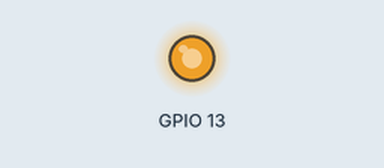
Recording of a program running on a simulated Raspberry Pi (BCM pin numbers). Parts: output pins drawn as LEDs (lit = HIGH). Values from a settings file that is not in the repository are placeholders; threads take turns every 2 ms; what the program prints to the terminal is not drawn.

Above: at 0.05 s.
At 1.0 s:
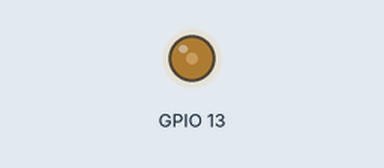
At 1.4 s:
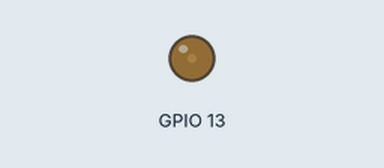
At 2.0 s:
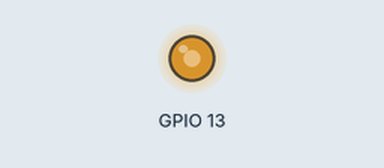
Timing chart, 0 to 5.8 s (numbered marks = the images above):
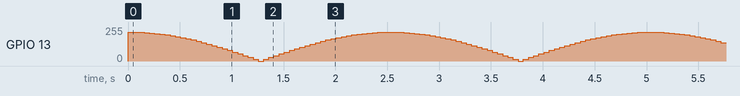

The program:

LEDBreather.py
```python
"""
LED_strip_controller.py
Drives a 12V LED strip with a smooth breathing effect as a reusable class,
reading parameters from config.json via config_manager.settings.

This version uses pigpio hardware PWM, so it stays smooth even under CPU load.

Notes:
- 'pin' is a BCM GPIO number (NOT the header pin number).
- Use a hardware-PWM-capable pin, e.g. GPIO13 (header pin 33) or GPIO18.
"""

import time
import math
import threading
import pigpio

from ..config.config_manager import settings


class LEDBreather:
    """
    Controls a 12 V LED strip with a smooth breathing effect.

    Usage:
        breather = LEDBreather()
        breather.start()
        # do other work...
        breather.stop()
    """

    def __init__(self,
                 pin=None,
                 pwm_freq=None,
                 breathe_period=None,
                 steps=None,
                 max_duty=None):
        # Load settings with fallbacks
        # IMPORTANT: LED_strip_pin must be a BCM GPIO number that supports HW PWM
        # (e.g. 13 or 18). The default here is 13.
        self.pin = pin if pin is not None else settings.get("LED_strip_pin", 13)

        self.pwm_freq = pwm_freq if pwm_freq is not None else settings.get("LED_strip_PWM_freq", 2500)
        self.period = breathe_period if breathe_period is not None else settings.get("LED_strip_breath_period", 5.0)
        self.res = steps if steps is not None else settings.get("LED_strip_breath_res", 100)
        self.max_duty = max_duty if max_duty is not None else settings.get("LED_strip_max_duty_cycle", 100)

        # Precompute increments for breathing shape
        self.angle_step = 2 * math.pi / self.res
        self.delay = self.period / self.res

        # Thread control
        self._stop_event = threading.Event()
        self._thread = None

        # pigpio handle
        self._pi = pigpio.pi()  # connects to local pigpiod
        if not self._pi.connected:
            raise RuntimeError(
                "Cannot connect to pigpio daemon. "
                "Is pigpiod running? (try: sudo systemctl start pigpiod)"
            )

    def _setup_pwm(self):
        """
        Configure hardware PWM on the selected pin.

        pigpio will automatically select the proper ALT function for HW PWM
        on a supported pin (e.g. 13, 18).
        """
        # Ensure pin is set as output (pigpio will also handle mode on hardware_PWM)
        self._pi.set_mode(self.pin, pigpio.OUTPUT)
        # Start with 0% duty (duty argument is 0..1_000_000)
        self._pi.hardware_PWM(self.pin, self.pwm_freq, 0)

    def _cleanup(self):
        """
        Stop PWM on this pin.

        hardware_PWM(pin, 0, 0) disables PWM.
        """
        try:
            self._pi.hardware_PWM(self.pin, 0, 0)
        except pigpio.error:
            # Ignore errors during cleanup
            pass

    def _run(self):
        """Internal run loop for breathing effect."""
        self._setup_pwm()
        angle = 0.0
        mult = 0.85
        epsilon = 1  # optional non-zero floor if you want to avoid fully off/on

        try:
            while not self._stop_event.is_set():
                # Breathing shape: |cos(angle)| scaled to max_duty * mult
                duty_percent = abs(math.cos(angle)) * self.max_duty * mult

                # Optional clamping to avoid fully off / full on
                # if duty_percent < epsilon:
                #     duty_percent = epsilon
                # elif duty_percent > self.max_duty * mult - epsilon:
                #     duty_percent = self.max_duty * mult - epsilon

                # Clamp to [0, 100] just in case
                if duty_percent < 0.0:
                    duty_percent = 0.0
                if duty_percent > 100.0:
                    duty_percent = 100.0

                # Map 0–100 % -> 0–1_000_000 for pigpio.hardware_PWM
                duty_hw = int(duty_percent / 100.0 * 1_000_000)
                self._pi.hardware_PWM(self.pin, self.pwm_freq, duty_hw)

                angle = (angle + self.angle_step) % (2 * math.pi)
                time.sleep(self.delay)
        finally:
            self._cleanup()

    def start(self):
        """Start the breathing effect in a background thread."""
        if self._thread and self._thread.is_alive():
            return  # already running
        self._stop_event.clear()
        self._thread = threading.Thread(target=self._run, daemon=True)
        self._thread.start()

    def stop(self, join_timeout: float = 3.0):
        """Signal the breathing effect to stop and wait for cleanup."""
        self._stop_event.set()
        if self._thread:
            self._thread.join(timeout=join_timeout)
        # Optionally close pigpio connection if this class "owns" it
        if self._pi is not None:
            self._pi.stop()
            self._pi = None


def main() -> int:
    breather = LEDBreather()
    try:
        print("Starting breathing effect. Press Ctrl+C to stop.")
        breather.start()
        # Keep main thread alive
        while True:
            time.sleep(1)
    except KeyboardInterrupt:
        print("\nStopping...")
    finally:
        breather.stop()
    return 0


if __name__ == "__main__":
    exit(main())
```
